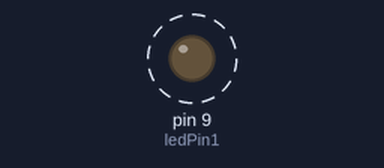
This sketch was run on a simulated Arduino Uno, built with avr-gcc and run on an emulated ATmega328P. Parts: output pins drawn as LEDs (lit = HIGH). Dashed ring = blinking.

Above: at 0.5 s.
Timing chart, 0 to 4.6 s (numbered marks = the images above):
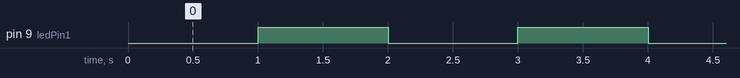

Measured:
- by itself, pin 9 (ledPin1): alternates HIGH for 1.0 s and LOW for 1.0 s

The sketch:

betterBlink.ino
```cpp
/*
 * betterBlink.ino
 * https://www.tinkercad.com/things/h9r1RBD2sAc
 *
 * Blink witout using delay.
 * The Arduino doesn't come to a stop between switches, meaning other stuff can happen!
 *
 * The basics:
 * - Remember the last time you switched the LED (lastChange)
 * - Every cycle, check to see if a second (interval) has passed since you last switched
 * - If so, switch, and make a note by updating lastChange
 */

int ledPin1 = 9;
long interval = 1000;
unsigned long lastChange = 0;
int ledState = LOW;

void setup()
{
  pinMode(ledPin1, OUTPUT);
}

void loop()
{
  /* We're going to avoid doing this:
  digitalWrite(ledPin1, HIGH);
  delay(interval);
  digitalWrite(ledPin1, LOW);
  delay(interval);
  */


  // This is more complicated, but way better:
  unsigned long now = millis();
  int elapsed = now - lastChange;

  if (elapsed >= interval) {
    if (ledState == LOW) {
      ledState = HIGH;
    } else {
      ledState = LOW;
    }
    digitalWrite(ledPin1, ledState);
    lastChange = now;
  }
}
```
